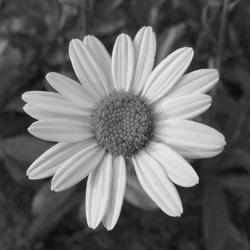
#> input picture ip_hw1/t2_q1/gs.jpg, 250 x 250 px
$ python t2_q1.py   (older library calls are emulated)
#> lines starting #> are read from the running program, lines starting #| are printed output that depends on the picture
import matplotlib.pyplot as plt
from scipy import misc
import numpy
import os

import cv2


def main():
    dir = os.path.dirname(__file__)

    source_image = misc.imread(dir+'/gs.jpg')
#> source_image is the input picture: shape (250, 250); min 1, max 244, mean 102.8
    source_image_hist = get_histogram(source_image)
#> after the loop in get_histogram, `for i in range(0, len(image)):`: hist = 256 values, max 990 at index 48, min 0 at index 0, mean 244.1
#> source_image_hist has the same summary as hist in get_histogram
    source_image_pdf = get_pdf(source_image_hist)
#> the loop in get_pdf, `for i in hist:` made 256 passes
#> (i, total) on passes 3 to 5: (0, 1), (0, 1), (0, 1)
#> after the loop in get_pdf, `for i in hist:`: total = 62500
#> after the loop in get_pdf, `for i in range(0, len(hist)):`: pdf = 256 values, max 0.0158 at index 48, min 0 at index 0, mean 0.00391
#> source_image_pdf has the same summary as pdf in get_pdf
    source_image_cdf = get_cdf(source_image_pdf, 255)
#> the loop in get_cdf, `for i in range(0, len(pdf)):` made 256 passes
#> temp on passes 1 to 3: 0, 1.6e-05, 1.6e-05
#> after the loop in get_cdf, `for i in range(0, len(pdf)):`: cdf = 256 values from 0 to 255; temp = 1
#> source_image_cdf = 256 values from 0 to 255

    target_image = convert_to_grayscale(misc.imread(dir+'/2.png'))
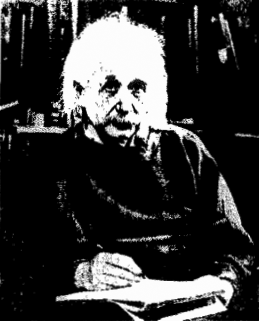
#> input picture ip_hw1/t2_q1/2.png, 259 x 321 px
#> in convert_to_grayscale, `converted_image = numpy.zeros(shape=(len(image), len((image[0])))).ast..`: converted_image: shape (321, 259) int64; every value is 0
    target_image_hist = get_histogram(target_image)
#> target_image_hist = 256 values, max 53975 at index 0, min 0 at index 254, mean 324.8
    target_image_pdf = get_pdf(target_image_hist)
#> the loop in get_pdf (call 2), `for i in hist:` made 256 passes
#> (i, total) on passes 1 to 3: (53975, 53975), (255, 54230), (246, 54476)
#> target_image_pdf = 256 values, max 0.649 at index 0, min 0 at index 254, mean 0.00391
    target_image_cdf = get_cdf(target_image_pdf, 255)
#> the loop in get_cdf (call 2), `for i in range(0, len(pdf)):` made 256 passes
#> temp on passes 1 to 3: 0.649, 0.652, 0.655
#> target_image_cdf = 256 values from 166 to 255

    map_gray = specify(source_image_cdf, target_image_cdf)
#> the loop in specify, `for i in range(0, len(target_cdf)):` made 256 passes
#> cdf on passes 1 to 3: 166, 166, 167
#> after the loop in specify, `for i in range(0, len(target_cdf)):`: result = 256 values from 126 to 231
#> map_gray = 256 values from 126 to 231
    result_image = convert_to_specified(source_image, map_gray)
#> after the loop in convert_to_specified, `for i in range(0, len(new_image)):`:
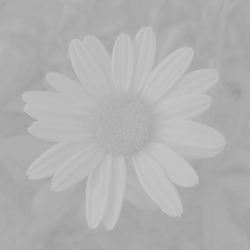
#> new_image: shape (250, 250); min 126, max 197, mean 177
    plt.hist(result_image.flatten(), 256, [0, 256], color='r')
    plt.xlim([0, 256])
    plt.show()
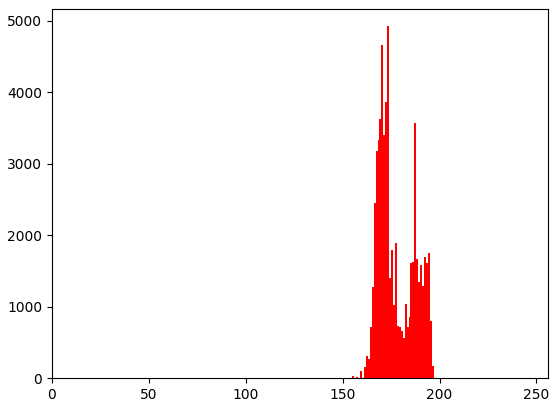
#> figure drawn by matplotlib, 1 panel; tallest bar 4927 high, from x = 173 to 174

    res = numpy.hstack((result_image, source_image))
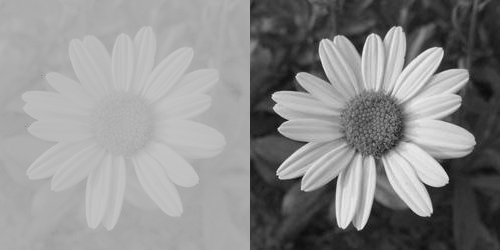
#> res: shape (250, 500); min 1, max 244, mean 139.9
    cv2.imwrite(dir+'/res.png', res)


def convert_to_grayscale(image):
    converted_image = numpy.zeros(shape=(len(image), len((image[0])))).astype(int)
    for i in range(0, len(image)):
        for j in range(0, len(image[i])):
            converted_image[i][j] = int(image[i][j][0])
    return converted_image


def get_histogram(image):
    hist = numpy.zeros(256)
    for i in range(0, len(image)):
        for j in range(0, len(image[i])):
            hist[image[i][j]] += 1
    return hist


def get_pdf(hist):
    total = 0
    for i in hist:
        total += i
    pdf = numpy.zeros(256).astype(float)
    for i in range(0, len(hist)):
        pdf[i] = float(hist[i]/total)
    return pdf


def get_cdf(pdf, level):
    temp = 0
    cdf = numpy.zeros(256).astype(int)
    for i in range(0, len(pdf)):
        temp += pdf[i]
        cdf[i] = round(level*temp)
    return cdf


def specify(source_cdf, target_cdf):
    result = numpy.zeros(256).astype(int)
    for i in range(0, len(target_cdf)):
        cdf = target_cdf[i]
        for j in range(0, len(source_cdf)):
            if cdf <= source_cdf[j]:
                result[i] = j
                break
    return result


def convert_to_specified(source_img, map_gray):
    new_image = numpy.empty_like(source_img)
    for i in range(0, len(new_image)):
        for j in range(0, len(new_image[i])):
            gray_scale = map_gray[source_img[i][j]]
            new_image[i][j] = gray_scale
    return new_image


main()
